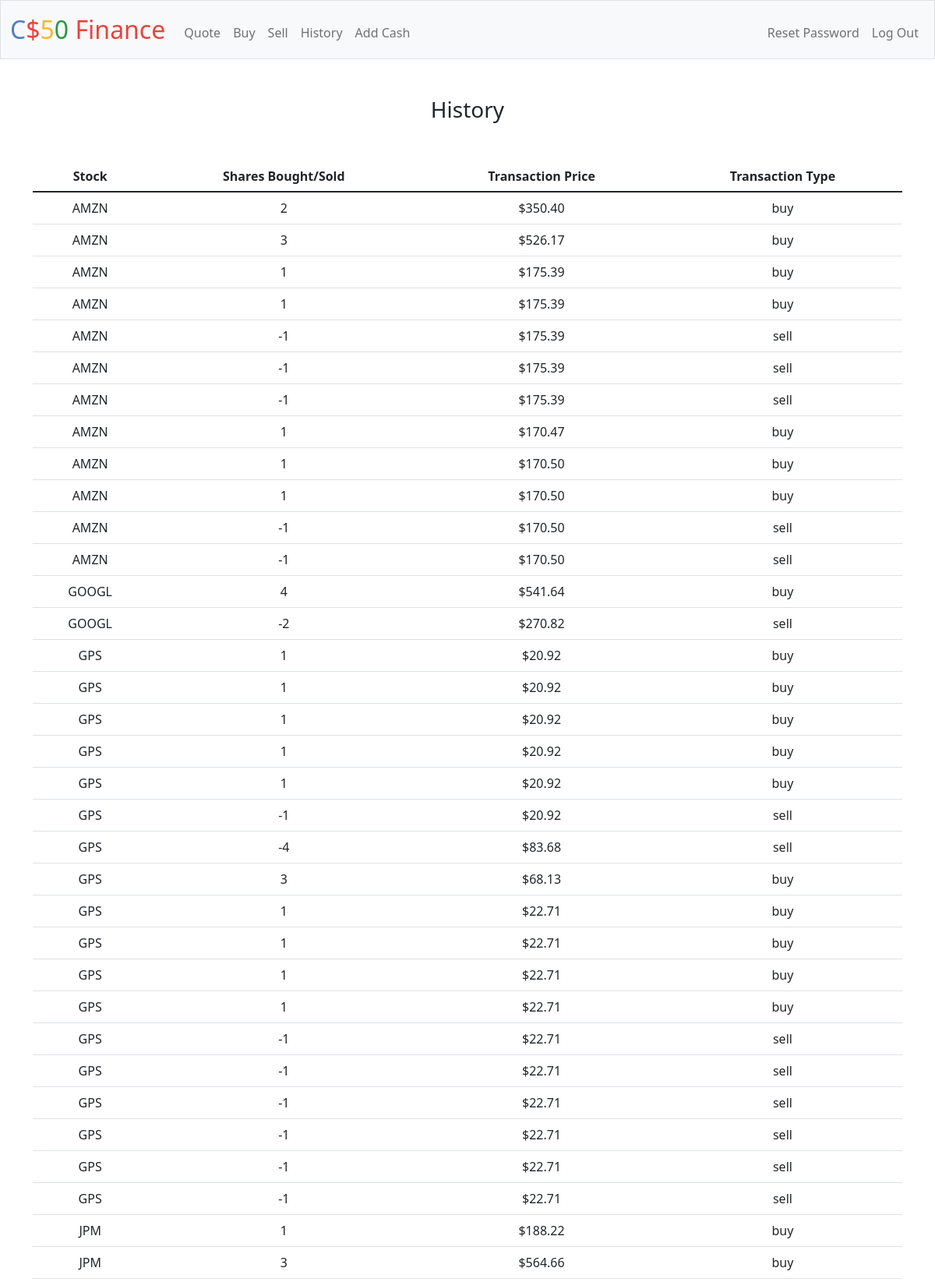
Screenshot of /history (signed in, upper part) with the database file from the repository.
### tables this page shows
CREATE TABLE 'transactions' ('id' INTEGER PRIMARY KEY AUTOINCREMENT NOT NULL, 'user_id' INTEGER NOT NULL, 'stock' TEXT NOT NULL, 'share_amt' INTEGER NOT NULL, 'price' NUMERIC NOT NULL, 'type' TEXT NOT NULL);

### app.py (the view)
@app.route("/history")
@login_required
def history():
    print("show out")
    stocks = db.execute("SELECT stock, share_amt, price, type FROM transactions WHERE user_id = ? ORDER BY stock", session["user_id"])
    for i in range(len(stocks)):
        stocks[i]["price"] = usd(float(stocks[i]["price"]))
    return render_template("history.html", stocks=stocks)

### app.py (called while the page is built)
@app.after_request
def after_request(response):
    response.headers["Cache-Control"] = "no-cache, no-store, must-revalidate"
    response.headers["Expires"] = 0
    response.headers["Pragma"] = "no-cache"
    return response

### helpers.py (called while the page is built)
def login_required(f):
    @wraps(f)
    def decorated_function(*args, **kwargs):
        if session.get("user_id") is None:
            return redirect("/login")
        return f(*args, **kwargs)
    return decorated_function

def usd(value):
    return f"${value:,.2f}"

### templates/history.html (shortened to what this page needs)
{% extends "layout.html" %}
{% block main %}
	<div class="container ">
		<h3> History </h3>
		<table class="table mt-5">
			<thead>
				<tr>
					<th> Stock </th>
					<th> Shares Bought/Sold </th>
					<th> Transaction Price </th>
					<th> Transaction Type </th>
				<tr>
			<thead>
			<tbody>
				{% for stock in stocks %}
					<tr>
						<td> {{ stock.stock }} </td>
						<td> {{ stock.share_amt }} </td>
                        <td> {{ stock.price }} </td>
                        <td> {{ stock.type }} </td>
					</tr>
                {% endfor %}
			</tbody>
		</table>
	</div>
{% endblock %}

### templates/layout.html (shortened to what this page needs)
<!DOCTYPE html>
<html lang="en">
    <head>
        <link rel="stylesheet" href="https://cdn.jsdelivr.net/npm/bootstrap-icons@1.9.1/font/bootstrap-icons.css">
        <link href="https://cdn.jsdelivr.net/npm/bootstrap@5.1.3/dist/css/bootstrap.min.css" rel="stylesheet">
        <link href="/static/styles.css" rel="stylesheet">
    </head>
    <body>
        <nav class="bg-light border navbar navbar-expand-md navbar-light">
            <div class="container-fluid">
                <a class="navbar-brand" href="/"><span class="blue">C</span><span class="red">$</span><span class="yellow">5</span><span class="green">0</span> <span class="red">Finance</span></a>
                <div class="collapse navbar-collapse" id="navbar">
                    {% if session["user_id"] %}
                        <ul class="navbar-nav me-auto mt-2">
                            <li class="nav-item"><a class="nav-link" href="/quote">Quote</a></li>
                            <li class="nav-item"><a class="nav-link" href="/buy">Buy</a></li>
                            <li class="nav-item"><a class="nav-link" href="/sell">Sell</a></li>
                            <li class="nav-item"><a class="nav-link" href="/history">History</a></li>
                            <li class="nav-item"><a class="nav-link" href="/add-cash">Add Cash</a></li>
                        </ul>
                        <ul class="navbar-nav ms-auto mt-2">
                            <li class="nav-item"><a class="nav-link" href="/reset-password">Reset Password</a></li>
                            <li class="nav-item"><a class="nav-link" href="/logout">Log Out</a></li>
                        </ul>
                    {% else %}
                        <ul class="navbar-nav ms-auto mt-2">
                            <li class="nav-item"><a class="nav-link" href="/register">Register</a></li>
                            <li class="nav-item"><a class="nav-link" href="/login">Log In</a></li>
                        </ul>
                    {% endif %}
                </div>
            </div>
        </nav>
        <main class="container-fluid py-5 text-center">
            {% block main %}{% endblock %}
        </main>
    </body>
</html>

### static/styles.css (style rules this page uses)
nav .navbar-brand { font-size: xx-large; }
nav .navbar-brand .blue { color: #537fbe; }
nav .navbar-brand .red { color: #ea433b; }
nav .navbar-brand .yellow { color: #f5b82e; }
nav .navbar-brand .green { color: #2e944b; }

### rows the page displays
transactions: stock "AMZN", share_amt "2", price "$350.40", type "buy"
transactions: stock "AMZN", share_amt "3", price "$526.17", type "buy"
transactions: stock "AMZN", share_amt "1", price "$175.39", type "buy"
transactions: stock "AMZN", share_amt "1", price "$175.39", type "buy"
transactions: stock "AMZN", share_amt "-1", price "$175.39", type "sell"
transactions: stock "AMZN", share_amt "-1", price "$175.39", type "sell"
transactions: stock "AMZN", share_amt "-1", price "$175.39", type "sell"
transactions: stock "AMZN", share_amt "1", price "$170.47", type "buy"
transactions: stock "AMZN", share_amt "1", price "$170.50", type "buy"
transactions: stock "AMZN", share_amt "1", price "$170.50", type "buy"
transactions: stock "AMZN", share_amt "-1", price "$170.50", type "sell"
transactions: stock "AMZN", share_amt "-1", price "$170.50", type "sell"
transactions: stock "GOOGL", share_amt "4", price "$541.64", type "buy"
transactions: stock "GOOGL", share_amt "-2", price "$270.82", type "sell"
transactions: stock "GPS", share_amt "1", price "$20.92", type "buy"
transactions: stock "GPS", share_amt "1", price "$20.92", type "buy"
transactions: stock "GPS", share_amt "1", price "$20.92", type "buy"
transactions: stock "GPS", share_amt "1", price "$20.92", type "buy"
transactions: stock "GPS", share_amt "1", price "$20.92", type "buy"
transactions: stock "GPS", share_amt "-1", price "$20.92", type "sell"
transactions: stock "GPS", share_amt "-4", price "$83.68", type "sell"
transactions: stock "GPS", share_amt "3", price "$68.13", type "buy"
transactions: stock "GPS", share_amt "1", price "$22.71", type "buy"
transactions: stock "GPS", share_amt "1", price "$22.71", type "buy"
transactions: stock "GPS", share_amt "1", price "$22.71", type "buy"
transactions: stock "GPS", share_amt "1", price "$22.71", type "buy"
transactions: stock "GPS", share_amt "-1", price "$22.71", type "sell"
transactions: stock "GPS", share_amt "-1", price "$22.71", type "sell"
transactions: stock "GPS", share_amt "-1", price "$22.71", type "sell"
transactions: stock "GPS", share_amt "-1", price "$22.71", type "sell"
transactions: stock "GPS", share_amt "-1", price "$22.71", type "sell"
transactions: stock "GPS", share_amt "-1", price "$22.71", type "sell"
transactions: stock "JPM", share_amt "1", price "$188.22", type "buy"
transactions: stock "JPM", share_amt "3", price "$564.66", type "buy"
